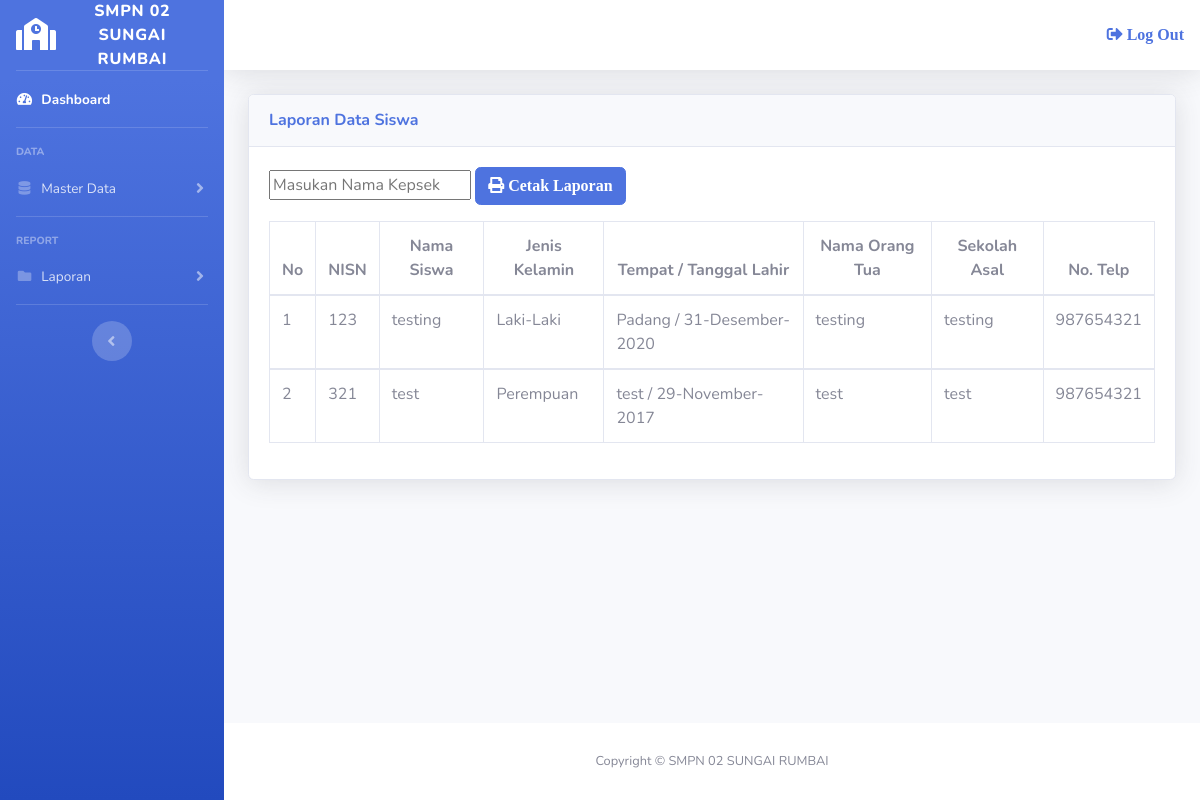
Screenshot of /admin/laporansiswa.php (signed in) with the database file from the repository.
### tables this page shows
CREATE TABLE `tbl_siswa` (
  `nisn` varchar(15) NOT NULL,
  `nm_siswa` varchar(30) NOT NULL,
  `jenis_kelamin` varchar(15) NOT NULL,
  `tempat_lahir` varchar(20) NOT NULL,
  `tanggal_lahir` date NOT NULL,
  `nm_orangtua` varchar(30) NOT NULL,
  `sekolah_asal` varchar(30) NOT NULL,
  `no_telp` varchar(12) NOT NULL,
  `rata_un` float NOT NULL,
  `prestasi` varchar(50) NOT NULL
);

### admin/laporansiswa.php (the view, shortened to what this page needs)
<?php
	include ("style/header.php");
	include ("style/sidebar.php");
  function tgl_indo($tanggal){
    $bulan = array(
      1 => 'Januari',
      'Februari',
      'Maret',
      'April',
      'Mei',
      'Juni',
      'Juli',
      'Agustus',
      'September',
      'Oktober',
      'November',
      'Desember',);
    $pecahkan = explode('-', $tanggal);
    return $pecahkan[2] . '-' . $bulan[(int)$pecahkan[1]] . '-' . $pecahkan[0];
  }
?>
<div class="container-fluid">
	<div class="card shadow mb-4">
		<div class="card-header py-3">
			<h6 class="m-0 font-weight-bold text-primary">Laporan Data Siswa</h6>
		</div>
		<div class="card-body">
			<div class="form-group">
				<form action="cetaksiswa.php" method="get">
					<input type="text" name="kepala_sekolah" placeholder="Masukan Nama Kepsek">
					<button type="submit" name="cetak" class="btn btn-md btn-primary"><i class="fas fa-md fa-print"> Cetak Laporan</i></button>
				</form>
			</div>
			<div class="table-responsive">
				<table class="table table-bordered">
					<thead>
						<tr>
							<th style="text-align: center;">No</th>
							<th style="text-align: center;">NISN</th>
							<th style="text-align: center;">Nama Siswa</th>
							<th style="text-align: center;">Jenis Kelamin</th>
							<th style="text-align: center;">Tempat / Tanggal Lahir</th>
							<th style="text-align: center;">Nama Orang Tua</th>
							<th style="text-align: center;">Sekolah Asal</th>
							<th style="text-align: center;">No. Telp</th>
						</tr>
					</thead>
					<?php
					include ("../config/koneksi.php");
					$no = 1;
					$sql = mysqli_query($konek,"SELECT * FROM tbl_siswa");
					while ($data = mysqli_fetch_array($sql)){
					?>
					<tbody>
						<tr>
							<td><?php echo $no++; ?></td>
							<td><?php echo $data['nisn']; ?></td>
							<td><?php echo $data['nm_siswa']; ?></td>
							<td><?php echo $data['jenis_kelamin']; ?></td>
							<td><?php echo $data['tempat_lahir']; ?> / <?php echo tgl_indo($data['tanggal_lahir']); ?></td>
							<td><?php echo $data['nm_orangtua']; ?></td>
							<td><?php echo $data['sekolah_asal']; ?></td>
							<td><?php echo $data['no_telp']; ?></td>
						</tr>
					</tbody>
					<?php
					}
					?>
				</table>
			</div>
		</div>
	</div>
</div>
<?php
	include ("style/footer.php");
?>

### rows the page displays
tbl_siswa: nisn "123", nm_siswa "testing", jenis_kelamin "Laki-Laki", tempat_lahir "Padang", tanggal_lahir "31-Desember-2020", nm_orangtua "testing", sekolah_asal "testing", no_telp "987654321"
tbl_siswa: nisn "321", nm_siswa "test", jenis_kelamin "Perempuan", tempat_lahir "test", tanggal_lahir "29-November-2017", nm_orangtua "test", sekolah_asal "test", no_telp "987654321"
